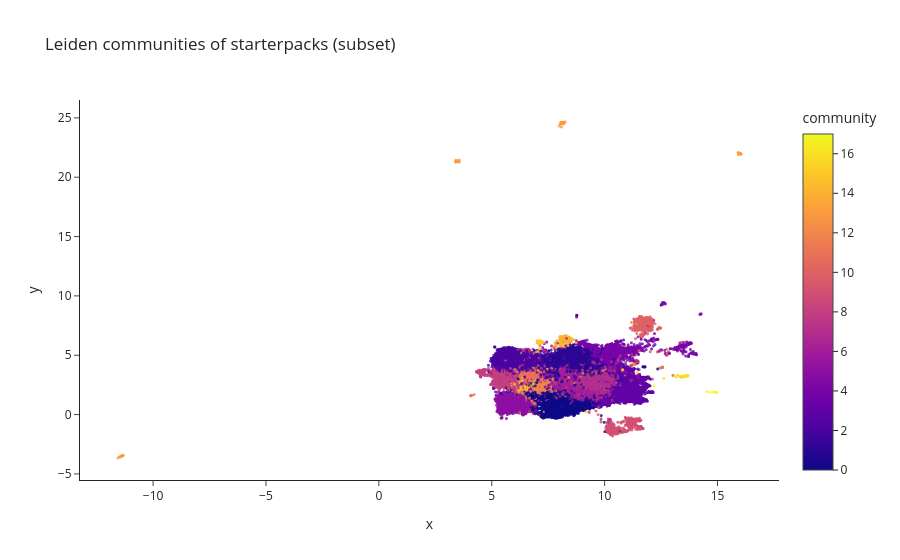

Source (notebook cell):
### Markdown cell above
#### Visualized the clusterings/communities in 2D:

### Code cell
plot_df = pd.DataFrame({
    "x": umap_2d_sub[:,0],
    "y": umap_2d_sub[:,1],
    "community": community_ids
})
sample_size = min(4000, len(plot_df))   # choose 2000, 4000, 5000 etc
plot_sample = plot_df.sample(n=sample_size, random_state=42)

fig = px.scatter(
    plot_df,
    x="x", y="y",
    color="community",
    opacity=0.8,
    title="Leiden communities of starterpacks (subset)"
)
fig.update_traces(marker=dict(size=3))
fig.update_layout(template="simple_white")
opacity=0.5
fig.show()

### Figure 1 — Plotly figure (JSON) as saved in the notebook; plotly's stock layout.template omitted (floating-point values rounded to 4 significant figures; data arrays with more than 128 entries replaced by an {"elided": "..."} marker saying what was removed)
{"data": [{"hovertemplate": "x=%{x}<br>y=%{y}<br>community=%{marker.color}<extra></extra>", "legendgroup": "", "marker": {"color": {"elided": "20525 int values"}, "coloraxis": "coloraxis", "opacity": 0.8, "size": 3, "symbol": "circle"}, "mode": "markers", "name": "", "showlegend": false, "type": "scattergl", "x": {"elided": "20525 float values"}, "xaxis": "x", "y": {"elided": "20525 float values"}, "yaxis": "y"}], "layout": {"coloraxis": {"colorbar": {"title": {"text": "community"}}, "colorscale": [[0, "#0d0887"], [0.1111, "#46039f"], [0.2222, "#7201a8"], [0.3333, "#9c179e"], [0.4444, "#bd3786"], [0.5556, "#d8576b"], [0.6667, "#ed7953"], [0.7778, "#fb9f3a"], [0.8889, "#fdca26"], [1, "#f0f921"]]}, "legend": {"tracegroupgap": 0}, "title": {"text": "Leiden communities of starterpacks (subset)"}, "xaxis": {"anchor": "y", "domain": [0, 1], "title": {"text": "x"}}, "yaxis": {"anchor": "x", "domain": [0, 1], "title": {"text": "y"}}}}
